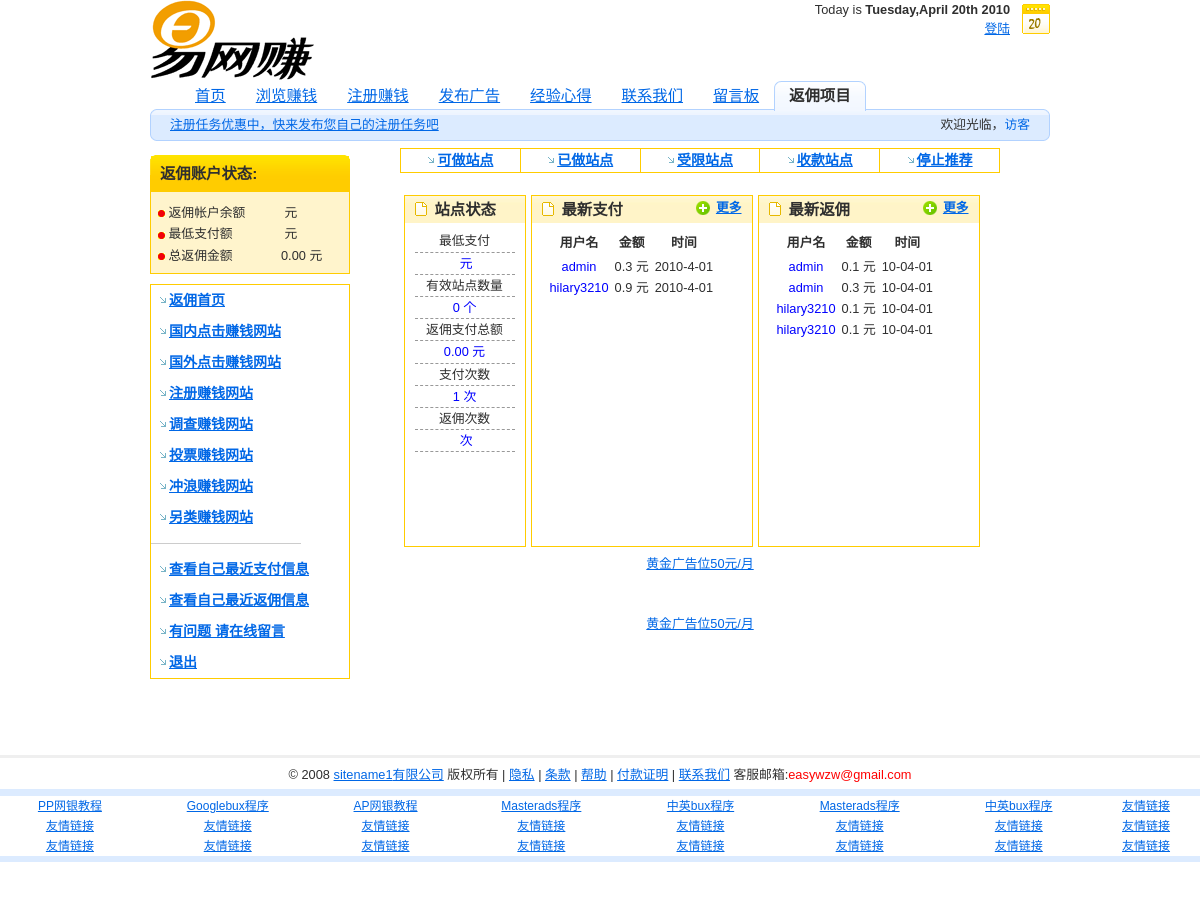
The page /back.php on the database as committed earlier.
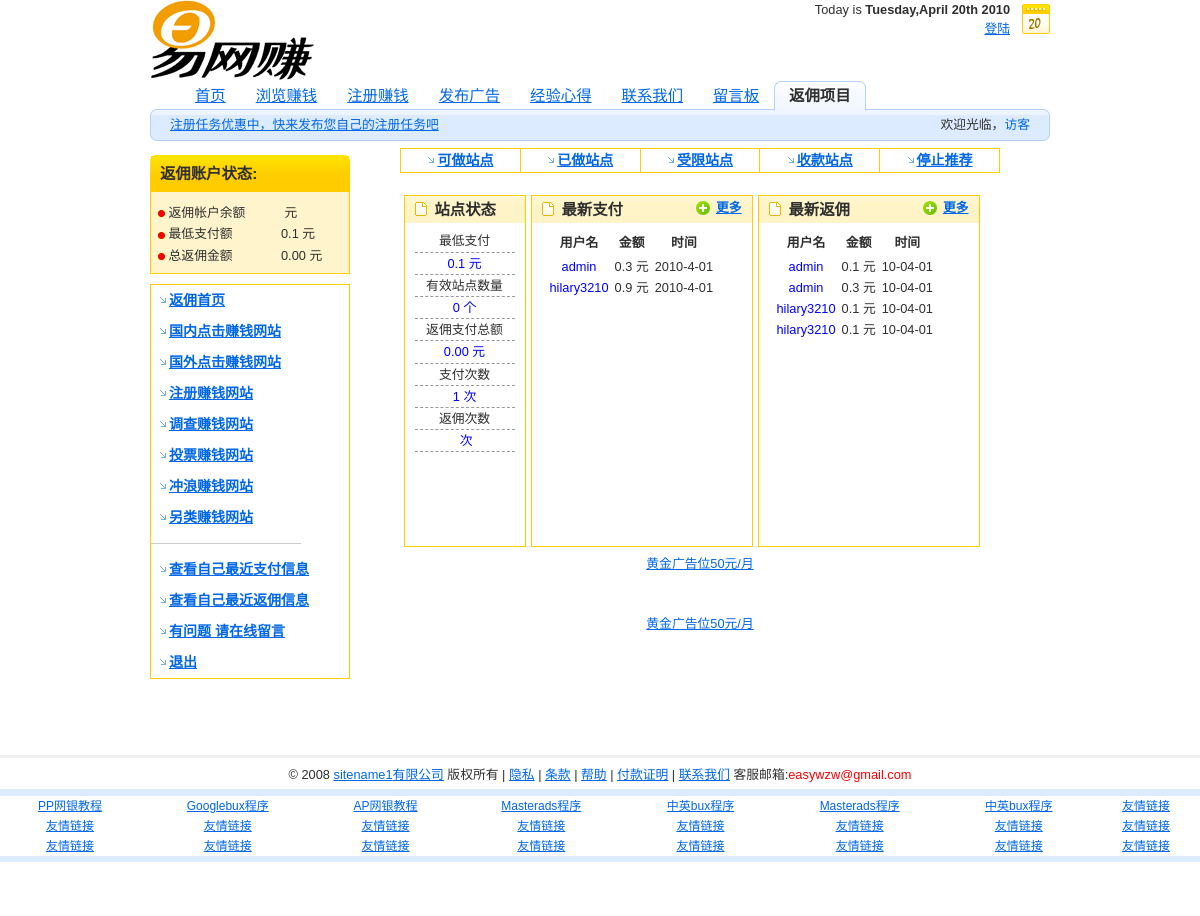
The same page on the database as committed later.
### tables this page shows
CREATE TABLE IF NOT EXISTS `tb_backpay_history` (
  `id` int(11) NOT NULL AUTO_INCREMENT,
  `username` varchar(50) DEFAULT NULL,
  `pay_number` int(50) DEFAULT NULL,
  `pay_sum` double DEFAULT NULL,
  `pay_time` varchar(35) DEFAULT NULL,
  KEY `id` (`id`)
);

CREATE TABLE IF NOT EXISTS `tb_back_history` (
  `id` int(11) NOT NULL AUTO_INCREMENT,
  `username` varchar(11) DEFAULT NULL,
  `site_id` int(11) DEFAULT NULL,
  `site_name` varchar(50) DEFAULT NULL,
  `pay_sum` float DEFAULT NULL,
  `back_number` int(10) DEFAULT NULL,
  `time` varchar(35) DEFAULT NULL,
  KEY `id` (`id`)
);

CREATE TABLE IF NOT EXISTS `tb_site` (
  `id` varchar(11) NOT NULL DEFAULT '',
  `sitename` varchar(30) NOT NULL DEFAULT '',
  `sitepp` varchar(30) NOT NULL DEFAULT '',
  KEY `id` (`id`)
);

CREATE TABLE IF NOT EXISTS `tb_common` (
  `id` int(11) NOT NULL AUTO_INCREMENT,
  `itemid` varchar(50) DEFAULT NULL,
  `value` varchar(150) DEFAULT NULL,
  `time` varchar(35) DEFAULT NULL,
  KEY `id` (`id`)
);

### memberbackleft.php (called while the page is built, shortened)
<?php include('memberbackstats.php')?>

### back.php (the view, shortened to what the rows shown need)
<?php include('header.php'); ?>
<div class="mem_left">
<?php include('memberbackleft.php')?>
</div>
<div align="center">
    <table width="600" style="border-collapse: collapse" bordercolor="#111111" cellpadding="0" cellspacing="0">
      <tr bgcolor="#FFFFFF">
        <td colspan="5" height="">
		   	<div class="sitestatus">
		        <div class="title01225">
		          <div class="title01225-in">
		           <h2 class="ico-list">站点状态</h2>
		          </div>
		        </div>
		    	<div id="back_sitestatus">
				  <table width="100%">
				    <tr>
				      <td><font color="blue"><?php include('config.php');
								$result =mysql_query("SELECT * FROM tb_common WHERE itemid='leastpay'");
								$row = mysql_fetch_array($result); echo $row["value"];?>&nbsp;元</font></td>
				    </tr>
				  </table>
				</div>
		    </div>
        	<div class="paid">
		        <div class="title01225">
		          <div class="title01225-in">
		           <h2 class="ico-list">最新支付</h2>
		          </div>
		        </div>
		    	<div id="back_paid">
					  <table>
					<th>用户名</th>
					<th>金额</th>
					<th>时间</th>
					<?php
					$tabla = mysql_query("SELECT * FROM tb_backpay_history ORDER BY pay_time desc");
					while ($registro = mysql_fetch_array($tabla)) {
					$temptime = $registro["pay_time"];
					$backtime = explode(" ", $temptime);
					echo "
					<tr align='center'>
					<td><font color='blue'>". $registro["username"] ."</font></td>
					<td>". $registro["pay_sum"] ."&nbsp;元</td>
					<td>". $backtime[0] ."</td>
					</tr>";
					?>
					<?php
					}
					?>
					</table>
		    	</div>
    		</div>
	        <div class="back">
		        <div class="title01225">
		          <div class="title01225-in">
		           <h2 class="ico-list">最新返佣</h2>
		          </div>
		        </div>
	    			<div id="back_paid">
					  <table>
					<th>用户名</th>
					<th>金额</th>
					<th>时间</th>
					<?php
					$tabla = mysql_query("SELECT * FROM tb_back_history ORDER BY time desc");
					while ($registro = mysql_fetch_array($tabla)) {
					$temptime = $registro["time"];
					$backtime = explode(" ", $temptime);
					echo "
					<tr align='center'>
					<td><font color='blue'>". $registro["username"] ."</font></td>
					<td>". $registro["pay_sum"] ."&nbsp;元</td>
					<td>". $backtime[0] ."</td>
					</tr>";
					?>
					<?php
					}
					?>
					</table>
							    	</div>
	    	</div>
    	</td>
      </tr>
    </table>
</div>
</div>
<?php include('footer.php'); ?>

### sitename.php (shortened to what the rows shown need)
<?php
$sql = "SELECT * FROM tb_site WHERE id='1'";
$result = mysql_query($sql);
$row = mysql_fetch_array($result);
echo $row["sitename"];
?>

### memberbackstats.php (shortened to what the rows shown need)
<div id="signup">
          <div class="in">
<table width="100%" class="nom">
<tr>
<td>
<img border="0" src="images/bullet2.gif" width="7" height="7"  align="absmiddle" > 最低支付额</td>
<td align="left"><?php include('config.php');
								$result =mysql_query("SELECT * FROM tb_common WHERE itemid='leastpay'");
								$row = mysql_fetch_array($result); echo $row["value"];
								 ?>&nbsp;元&nbsp;</td>
</tr>
</table>
</div>
</div>

Rows that differ between the two databases and show on the page:
added tb_common: value "0.1"
